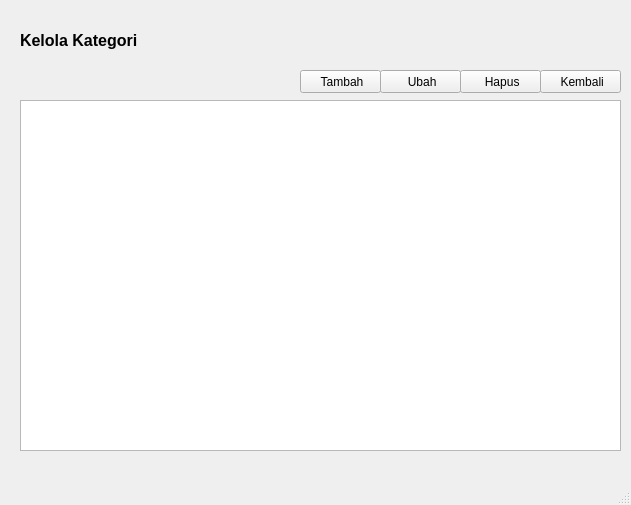
<?xml version="1.0" encoding="UTF-8"?>
<ui version="4.0">
 <class>MainWindow</class>
 <widget class="QMainWindow" name="MainWindow">
  <property name="geometry">
   <rect>
    <x>0</x>
    <y>0</y>
    <width>631</width>
    <height>505</height>
   </rect>
  </property>
  <property name="windowTitle">
   <string>MainWindow</string>
  </property>
  <widget class="QWidget" name="centralwidget">
   <widget class="QLabel" name="label">
    <property name="geometry">
     <rect>
      <x>20</x>
      <y>30</y>
      <width>151</width>
      <height>21</height>
     </rect>
    </property>
    <property name="font">
     <font>
      <pointsize>12</pointsize>
      <weight>75</weight>
      <bold>true</bold>
     </font>
    </property>
    <property name="text">
     <string>Kelola Kategori</string>
    </property>
   </widget>
   <widget class="QPushButton" name="pushButton">
    <property name="geometry">
     <rect>
      <x>300</x>
      <y>70</y>
      <width>81</width>
      <height>23</height>
     </rect>
    </property>
    <property name="text">
     <string> Tambah</string>
    </property>
    <property name="icon">
     <iconset>
      <normaloff>../icon/tambah.png</normaloff>../icon/tambah.png</iconset>
    </property>
    <property name="iconSize">
     <size>
      <width>12</width>
      <height>12</height>
     </size>
    </property>
   </widget>
   <widget class="QPushButton" name="pushButton_2">
    <property name="geometry">
     <rect>
      <x>380</x>
      <y>70</y>
      <width>81</width>
      <height>23</height>
     </rect>
    </property>
    <property name="text">
     <string> Ubah</string>
    </property>
    <property name="icon">
     <iconset>
      <normaloff>../icon/ubah.png</normaloff>../icon/ubah.png</iconset>
    </property>
    <property name="iconSize">
     <size>
      <width>12</width>
      <height>12</height>
     </size>
    </property>
   </widget>
   <widget class="QPushButton" name="pushButton_3">
    <property name="geometry">
     <rect>
      <x>460</x>
      <y>70</y>
      <width>81</width>
      <height>23</height>
     </rect>
    </property>
    <property name="text">
     <string> Hapus</string>
    </property>
    <property name="icon">
     <iconset>
      <normaloff>../icon/hapus.png</normaloff>../icon/hapus.png</iconset>
    </property>
    <property name="iconSize">
     <size>
      <width>12</width>
      <height>12</height>
     </size>
    </property>
   </widget>
   <widget class="QPushButton" name="pushButton_4">
    <property name="geometry">
     <rect>
      <x>540</x>
      <y>70</y>
      <width>81</width>
      <height>23</height>
     </rect>
    </property>
    <property name="text">
     <string> Kembali</string>
    </property>
    <property name="icon">
     <iconset>
      <normaloff>../icon/kembali.png</normaloff>../icon/kembali.png</iconset>
    </property>
    <property name="iconSize">
     <size>
      <width>12</width>
      <height>12</height>
     </size>
    </property>
   </widget>
   <widget class="QTableWidget" name="tableWidget">
    <property name="geometry">
     <rect>
      <x>20</x>
      <y>100</y>
      <width>601</width>
      <height>351</height>
     </rect>
    </property>
   </widget>
  </widget>
  <widget class="QMenuBar" name="menubar">
   <property name="geometry">
    <rect>
     <x>0</x>
     <y>0</y>
     <width>631</width>
     <height>21</height>
    </rect>
   </property>
  </widget>
  <widget class="QStatusBar" name="statusbar"/>
 </widget>
 <resources/>
 <connections/>
</ui>
